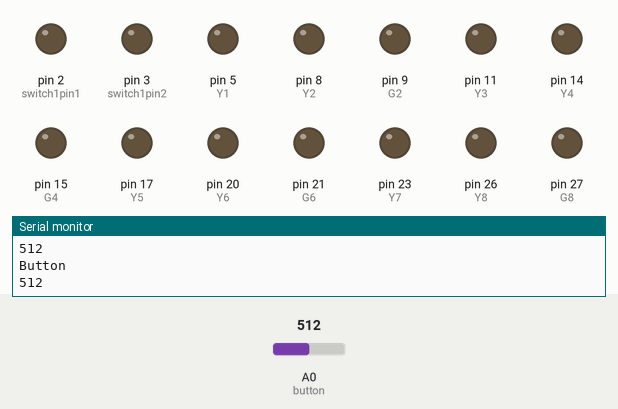
Bench run of a sketch on a simulated Arduino Mega 2560, built with avr-gcc and run on an emulated ATmega2560. Parts: output pins drawn as LEDs (lit = HIGH), the last lines printed to the serial monitor. Dashed ring = blinking. The inputs (shaded band) are chosen by the test bench; at power-on: A0 (button) = 512. Pins used as bus, display or sensor lines are not drawn.

Above: at 1.2 s.
1.3 s: A0 (button) set to 490
At 1.8 s:
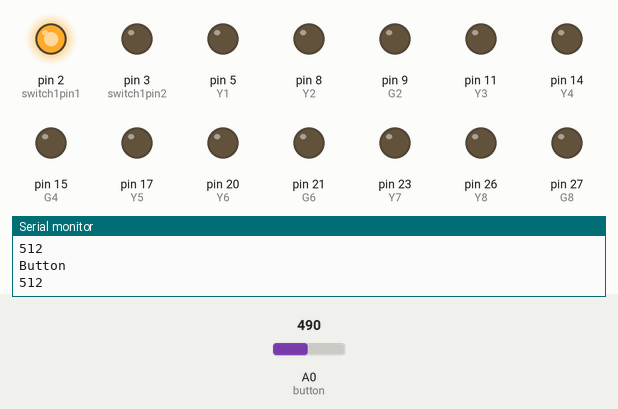
At 2.5 s:
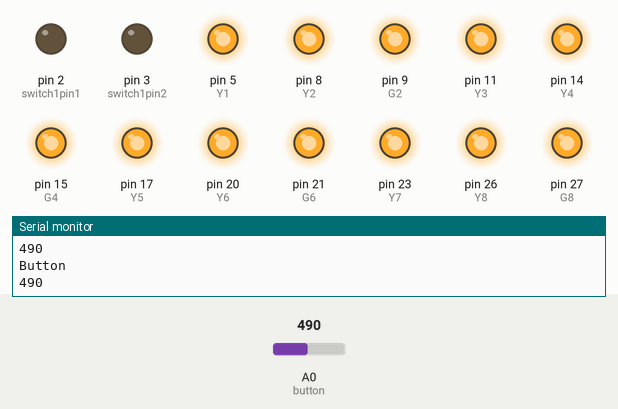
3.5 s: A0 (button) set to 515
At 4.5 s:
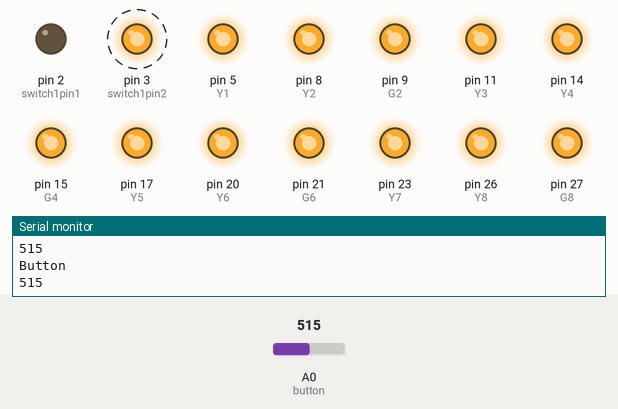
Timing chart, 0 to 12.5 s (numbered marks = the images above; inputs shaded):
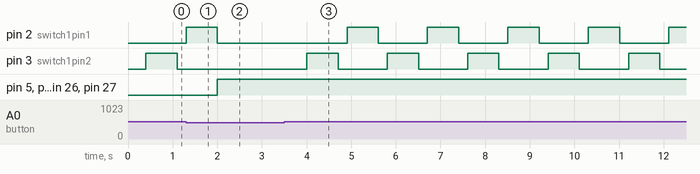

Measured:
- the behaviour switches between 500 and 501 on A0 (button) (found by bisection; images 2 and 3)
- after the input at 1.3 s, pin 2 (switch1pin1): goes on until 2.0 s, then stays LOW; pin 3 (switch1pin2): stays LOW (without the input it goes to HIGH after 0.90 s); pin 5 (Y1), pin 8 (Y2), pin 9 (G2), pin 11 (Y3), pin 14 (Y4), pin 15 (G4), pin 17 (Y5), pin 20 (Y6), pin 21 (G6), pin 23 (Y7), pin 26 (Y8), pin 27 (G8): LOW → HIGH after 0.70 s
- after the input at 3.5 s, pin 2 (switch1pin1): alternates HIGH for 0.70 s and LOW for 1.1 s, starting after 1.4 s; pin 3 (switch1pin2): alternates HIGH for 0.70 s and LOW for 1.1 s, starting after 0.51 s

The sketch:

Kato_Crossover_Signal.ino
```cpp
const int switch1pin1=2;//set up digital pin 2 for controlling switch 1
const int switch1pin2=3;//set up digital pin 3 for controlling switch 1
const int button=A0;//set up analog pin A0 for reading button 1
const int R1 = 4;
const int Y1 = 5;
const int G1 = 6;
const int R2 = 7;
const int Y2 = 8;
const int G2 = 9;
const int R3 = 10;
const int Y3 = 11;
const int G3 = 12;
const int R4 = 13;
const int Y4 = 14;
const int G4 = 15;
const int R5 = 16;
const int Y5 = 17;
const int G5 = 18;
const int R6 = 19;
const int Y6 = 20;
const int G6 = 21;
const int R7 = 22;
const int Y7 = 23;
const int G7 = 24;
const int R8 = 25;
const int Y8 = 26;
const int G8 = 27;
int State1=0;//Sets our value for the state of switch 1

void setup() {
  Serial.begin(9600);//sets up our readings in the serial monitor and the baud rate of 9600
  pinMode(switch1pin1,OUTPUT);
  pinMode(switch1pin2,OUTPUT);
  pinMode(G1,OUTPUT);
  pinMode(Y1,OUTPUT);
  pinMode(R1,OUTPUT);
  pinMode(G2,OUTPUT);
  pinMode(Y2,OUTPUT);
  pinMode(R2,OUTPUT);
  pinMode(G3,OUTPUT);
  pinMode(Y3,OUTPUT);
  pinMode(R3,OUTPUT);
  pinMode(G4,OUTPUT);
  pinMode(Y4,OUTPUT);
  pinMode(R4,OUTPUT);
  pinMode(G5,OUTPUT);
  pinMode(Y5,OUTPUT);
  pinMode(R5,OUTPUT);
  pinMode(G6,OUTPUT);
  pinMode(Y6,OUTPUT);
  pinMode(R6,OUTPUT);
  pinMode(G7,OUTPUT);
  pinMode(Y7,OUTPUT);
  pinMode(R7,OUTPUT);
  pinMode(G8,OUTPUT);
  pinMode(Y8,OUTPUT);
  pinMode(R8,OUTPUT);
  pinMode(button,INPUT);
}
enum SWITCHSTATES
{
  ST_OFF,
  ST_STRAIGHT,
  ST_TURN,
};//Sets up states that arduino can hop between

SWITCHSTATES switchState=ST_OFF;

void loop(){
  //Serial.println("State 1");
  //Serial.println(State1);//display in serial monitor what the State of State 1 is with the text "State 1" in front.


int ButtonRead=analogRead(button);//Stores value for button1

  Serial.println("Button");
  Serial.println(ButtonRead);//display in serial monitor what the State of Button 1 is with the text "Button 1" in front.
  delay(200);// 0.2 second pause between readings
  switch(switchState)
  {
    case ST_OFF:
    switchoff(ButtonRead,State1);
    break;
    case ST_STRAIGHT:
    switchstraight(ButtonRead);
    break;
    case ST_TURN:
    switchturn(ButtonRead);
    break;

  }
}

void switchoff(int ButtonRead, int State1){
  digitalWrite(switch1pin1,LOW);
  digitalWrite(switch1pin2,LOW);
if ((ButtonRead<500) && (State1==0)){
    digitalWrite(R1, HIGH);
    digitalWrite(Y1, HIGH);
    digitalWrite(G1, LOW);
    digitalWrite(R2, LOW);
    digitalWrite(Y2, HIGH);
    digitalWrite(G2, HIGH);
    digitalWrite(R3, HIGH);
    digitalWrite(Y3, HIGH);
    digitalWrite(G3, LOW);
    digitalWrite(R4, LOW);
    digitalWrite(Y4, HIGH);
    digitalWrite(G4, HIGH);
    digitalWrite(R5, HIGH);
    digitalWrite(Y5, HIGH);
    digitalWrite(G5, LOW);
    digitalWrite(R6, LOW);
    digitalWrite(Y6, HIGH);
    digitalWrite(G6, HIGH);
    digitalWrite(R7, HIGH);
    digitalWrite(Y7, HIGH);
    digitalWrite(G7, LOW);
    digitalWrite(R8, LOW);
    digitalWrite(Y8, HIGH);
    digitalWrite(G8, HIGH);
}

 if ((ButtonRead<500) && (State1==1)){
    digitalWrite(R1, LOW);
    digitalWrite(Y1, HIGH);
    digitalWrite(G1, HIGH);
    digitalWrite(R2, HIGH);
    digitalWrite(Y2, HIGH);
    digitalWrite(G2, LOW);
    digitalWrite(R3, LOW);
    digitalWrite(Y3, HIGH);
    digitalWrite(G3, HIGH);
    digitalWrite(R4, HIGH);
    digitalWrite(Y4, HIGH);
    digitalWrite(G4, LOW);
    digitalWrite(R5, LOW);
    digitalWrite(Y5, HIGH);
    digitalWrite(G5, HIGH);
    digitalWrite(R6, HIGH);
    digitalWrite(Y6, HIGH);
    digitalWrite(G6, LOW);
    digitalWrite(R7, LOW);
    digitalWrite(Y7, HIGH);
    digitalWrite(G7, HIGH);
    digitalWrite(R8, HIGH);
    digitalWrite(Y8, HIGH);
    digitalWrite(G8, LOW);
 }
  if ((ButtonRead>500) && (State1==1)){
    switchState=ST_STRAIGHT;//sends to straight 1 with button press
  }
  if ((ButtonRead>500) && (State1==0)){
    switchState=ST_TURN;//sends to turn 1 with button press
  }

}

void switchstraight(int ButtonRead){
  digitalWrite(switch1pin1,HIGH);//powers on turnout
  digitalWrite(switch1pin2,LOW);
  delay(500);//keep power to the turnout for 0.5 seconds
  State1=0;//sets value to 0
  switchState=ST_OFF;
}

void switchturn(int ButtonRead){
  digitalWrite(switch1pin1,LOW);
  digitalWrite(switch1pin2,HIGH);//powers on turnout
  delay(500);//keep power to the turnout for 0.5 seconds
State1=1;//sets value to 1
  switchState=ST_OFF;
}
```
